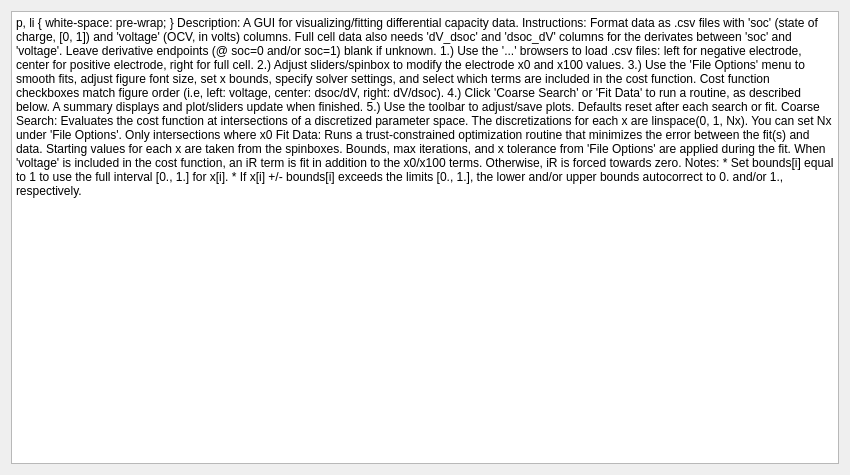
<?xml version="1.0" encoding="UTF-8"?>
<ui version="4.0">
 <class>Dialog</class>
 <widget class="QDialog" name="Dialog">
  <property name="geometry">
   <rect>
    <x>0</x>
    <y>0</y>
    <width>850</width>
    <height>475</height>
   </rect>
  </property>
  <property name="sizePolicy">
   <sizepolicy hsizetype="MinimumExpanding" vsizetype="MinimumExpanding">
    <horstretch>0</horstretch>
    <verstretch>0</verstretch>
   </sizepolicy>
  </property>
  <property name="minimumSize">
   <size>
    <width>850</width>
    <height>475</height>
   </size>
  </property>
  <property name="windowTitle">
   <string>Instructions</string>
  </property>
  <layout class="QGridLayout" name="gridLayout">
   <item row="0" column="0">
    <widget class="QTextBrowser" name="textBrowser">
     <property name="html">
      <string>&lt;!DOCTYPE HTML PUBLIC &quot;-//W3C//DTD HTML 4.0//EN&quot; &quot;http://www.w3.org/TR/REC-html40/strict.dtd&quot;&gt;
&lt;html&gt;&lt;head&gt;&lt;meta name=&quot;qrichtext&quot; content=&quot;1&quot; /&gt;&lt;style type=&quot;text/css&quot;&gt;
p, li { white-space: pre-wrap; }
&lt;/style&gt;&lt;/head&gt;&lt;body style=&quot; font-family:'MS Shell Dlg 2'; font-size:8.25pt; font-weight:400; font-style:normal;&quot;&gt;
&lt;p style=&quot; margin-top:0px; margin-bottom:0px; margin-left:0px; margin-right:0px; -qt-block-indent:0; text-indent:0px;&quot;&gt;&lt;span style=&quot; font-size:10pt; font-weight:600; text-decoration: underline;&quot;&gt;Description:&lt;/span&gt;&lt;/p&gt;
&lt;p style=&quot; margin-top:0px; margin-bottom:0px; margin-left:0px; margin-right:0px; -qt-block-indent:0; text-indent:0px;&quot;&gt;&lt;span style=&quot; font-size:10pt;&quot;&gt;A GUI for visualizing/fitting differential capacity data. &lt;/span&gt;&lt;/p&gt;
&lt;p style=&quot;-qt-paragraph-type:empty; margin-top:0px; margin-bottom:0px; margin-left:0px; margin-right:0px; -qt-block-indent:0; text-indent:0px; font-size:10pt; text-decoration: underline;&quot;&gt;&lt;br /&gt;&lt;/p&gt;
&lt;p style=&quot; margin-top:0px; margin-bottom:0px; margin-left:0px; margin-right:0px; -qt-block-indent:0; text-indent:0px;&quot;&gt;&lt;span style=&quot; font-size:10pt; font-weight:600; text-decoration: underline;&quot;&gt;Instructions:&lt;/span&gt;&lt;/p&gt;
&lt;p style=&quot; margin-top:0px; margin-bottom:0px; margin-left:0px; margin-right:0px; -qt-block-indent:0; text-indent:0px;&quot;&gt;&lt;span style=&quot; font-size:10pt;&quot;&gt;Format data as .csv files with 'soc' (state of charge, [0, 1]) and 'voltage' (OCV, in volts) columns. Full cell data also needs 'dV_dsoc' and 'dsoc_dV' columns for the derivates between 'soc' and 'voltage'. Leave derivative endpoints (@ soc=0 and/or soc=1) blank if unknown.&lt;/span&gt;&lt;/p&gt;
&lt;p style=&quot;-qt-paragraph-type:empty; margin-top:0px; margin-bottom:0px; margin-left:0px; margin-right:0px; -qt-block-indent:0; text-indent:0px; font-size:10pt;&quot;&gt;&lt;br /&gt;&lt;/p&gt;
&lt;p style=&quot; margin-top:0px; margin-bottom:0px; margin-left:0px; margin-right:0px; -qt-block-indent:0; text-indent:0px;&quot;&gt;&lt;span style=&quot; font-size:10pt;&quot;&gt;1.) Use the '...' browsers to load .csv files: left for negative electrode, center for positive electrode, right for full cell.&lt;/span&gt;&lt;/p&gt;
&lt;p style=&quot; margin-top:0px; margin-bottom:0px; margin-left:0px; margin-right:0px; -qt-block-indent:0; text-indent:0px;&quot;&gt;&lt;span style=&quot; font-size:10pt;&quot;&gt;2.) Adjust sliders/spinbox to modify the electrode x0 and x100 values.&lt;/span&gt;&lt;/p&gt;
&lt;p style=&quot; margin-top:0px; margin-bottom:0px; margin-left:0px; margin-right:0px; -qt-block-indent:0; text-indent:0px;&quot;&gt;&lt;span style=&quot; font-size:10pt;&quot;&gt;3.) Use the 'File &amp;gt; Options' menu to smooth fits, adjust figure font size, set x bounds, specify solver settings, and select which terms are included in the cost function. Cost function checkboxes match figure order (i.e, left: voltage, center: dsoc/dV, right: dV/dsoc).&lt;/span&gt;&lt;/p&gt;
&lt;p style=&quot; margin-top:0px; margin-bottom:0px; margin-left:0px; margin-right:0px; -qt-block-indent:0; text-indent:0px;&quot;&gt;&lt;span style=&quot; font-size:10pt;&quot;&gt;4.) Click 'Coarse Search' or 'Fit Data' to run a routine, as described below. A summary displays and plot/sliders update when finished. &lt;/span&gt;&lt;/p&gt;
&lt;p style=&quot; margin-top:0px; margin-bottom:0px; margin-left:0px; margin-right:0px; -qt-block-indent:0; text-indent:0px;&quot;&gt;&lt;span style=&quot; font-size:10pt;&quot;&gt;5.) Use the toolbar to adjust/save plots. Defaults reset after each search or fit.&lt;/span&gt;&lt;/p&gt;
&lt;p style=&quot;-qt-paragraph-type:empty; margin-top:0px; margin-bottom:0px; margin-left:0px; margin-right:0px; -qt-block-indent:0; text-indent:0px; font-size:10pt;&quot;&gt;&lt;br /&gt;&lt;/p&gt;
&lt;p style=&quot; margin-top:0px; margin-bottom:0px; margin-left:0px; margin-right:0px; -qt-block-indent:0; text-indent:0px;&quot;&gt;&lt;span style=&quot; font-size:10pt; font-weight:600; text-decoration: underline;&quot;&gt;Coarse Search:&lt;/span&gt;&lt;/p&gt;
&lt;p style=&quot; margin-top:0px; margin-bottom:0px; margin-left:0px; margin-right:0px; -qt-block-indent:0; text-indent:0px;&quot;&gt;&lt;span style=&quot; font-size:10pt;&quot;&gt;Evaluates the cost function at intersections of a discretized parameter space. The discretizations for each x are linspace(0, 1, Nx). You can set Nx under 'File &amp;gt; Options'. Only intersections where x0 &amp;lt; x100 for each electrode are evaluated. Even when 'voltage' is included in the cost function, the summary for this routine will always show iR = 0.&lt;/span&gt;&lt;/p&gt;
&lt;p style=&quot;-qt-paragraph-type:empty; margin-top:0px; margin-bottom:0px; margin-left:0px; margin-right:0px; -qt-block-indent:0; text-indent:0px; font-size:10pt;&quot;&gt;&lt;br /&gt;&lt;/p&gt;
&lt;p style=&quot; margin-top:0px; margin-bottom:0px; margin-left:0px; margin-right:0px; -qt-block-indent:0; text-indent:0px;&quot;&gt;&lt;span style=&quot; font-size:10pt; font-weight:600; text-decoration: underline;&quot;&gt;Fit Data:&lt;/span&gt;&lt;/p&gt;
&lt;p style=&quot; margin-top:0px; margin-bottom:0px; margin-left:0px; margin-right:0px; -qt-block-indent:0; text-indent:0px;&quot;&gt;&lt;span style=&quot; font-size:10pt;&quot;&gt;Runs a trust-constrained optimization routine that minimizes the error between the fit(s) and data. Starting values for each x are taken from the spinboxes. Bounds, max iterations, and x tolerance from 'File &amp;gt; Options' are applied during the fit. When 'voltage' is included in the cost function, an iR term is fit in addition to the x0/x100 terms. Otherwise, iR is forced towards zero.&lt;/span&gt;&lt;/p&gt;
&lt;p style=&quot;-qt-paragraph-type:empty; margin-top:0px; margin-bottom:0px; margin-left:0px; margin-right:0px; -qt-block-indent:0; text-indent:0px; font-size:10pt;&quot;&gt;&lt;br /&gt;&lt;/p&gt;
&lt;p style=&quot; margin-top:0px; margin-bottom:0px; margin-left:0px; margin-right:0px; -qt-block-indent:0; text-indent:0px;&quot;&gt;&lt;span style=&quot; font-size:10pt; font-weight:600; text-decoration: underline;&quot;&gt;Notes:&lt;/span&gt;&lt;/p&gt;
&lt;p style=&quot; margin-top:0px; margin-bottom:0px; margin-left:0px; margin-right:0px; -qt-block-indent:0; text-indent:0px;&quot;&gt;&lt;span style=&quot; font-size:10pt;&quot;&gt;* Set bounds[i] equal to 1 to use the full interval [0., 1.] for x[i].&lt;/span&gt;&lt;/p&gt;
&lt;p style=&quot; margin-top:0px; margin-bottom:0px; margin-left:0px; margin-right:0px; -qt-block-indent:0; text-indent:0px;&quot;&gt;&lt;span style=&quot; font-size:10pt;&quot;&gt;* If x[i] +/- bounds[i] exceeds the limits [0., 1.], the lower and/or upper bounds autocorrect to 0. and/or 1., respectively.&lt;/span&gt;&lt;/p&gt;
&lt;p style=&quot;-qt-paragraph-type:empty; margin-top:0px; margin-bottom:0px; margin-left:0px; margin-right:0px; -qt-block-indent:0; text-indent:0px;&quot;&gt;&lt;br /&gt;&lt;/p&gt;&lt;/body&gt;&lt;/html&gt;</string>
     </property>
    </widget>
   </item>
  </layout>
 </widget>
 <resources/>
 <connections/>
</ui>
